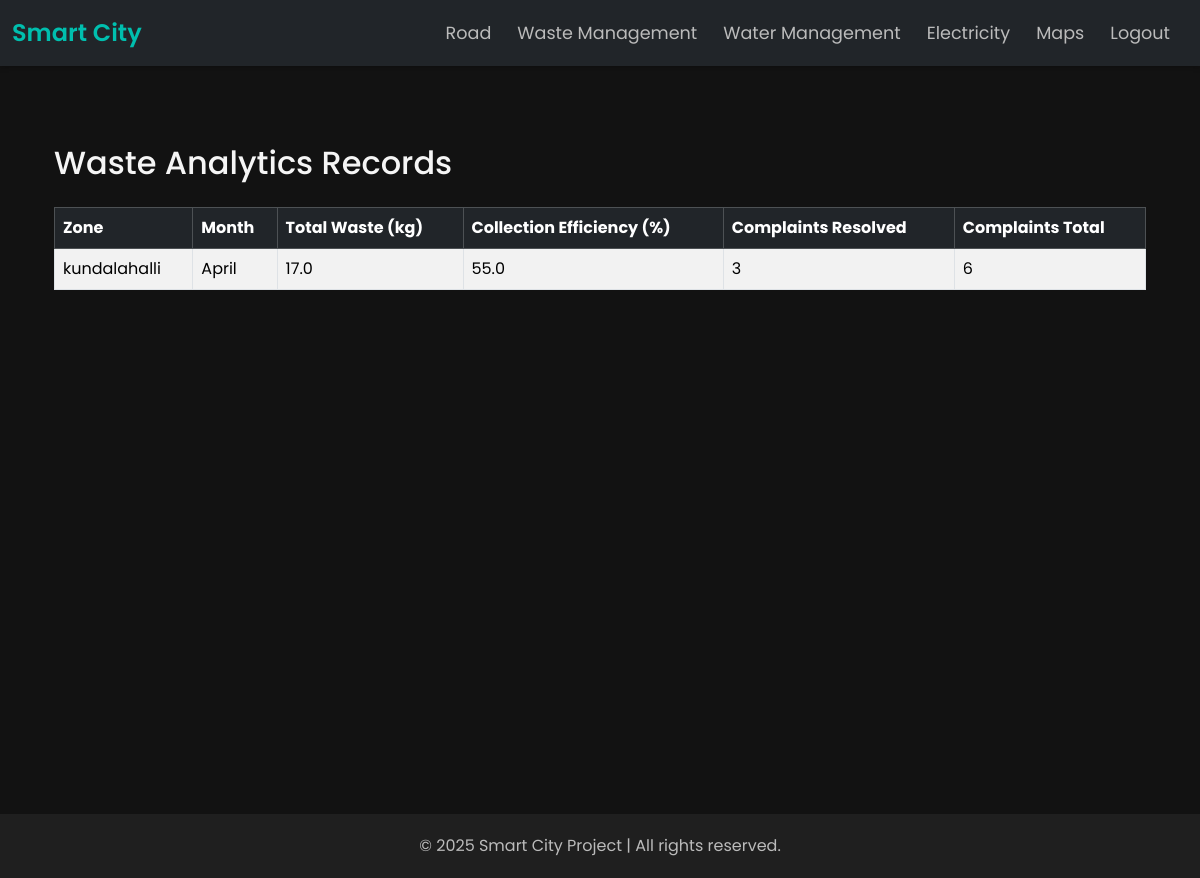
The page /waste_management/analytics/ on the database its author committed.
### waste_management/models.py (models this page shows, shortened)
class WasteAnalytics(models.Model):
    zone = models.CharField(max_length=100)
    month = models.CharField(max_length=20)  # e.g., "April 2025"
    total_waste_kg = models.FloatField()
    collection_efficiency = models.FloatField(help_text="Percentage of scheduled bins collected")
    complaints_resolved = models.IntegerField()
    complaints_total = models.IntegerField()

### waste_management/views.py (the view)
# urls.py: path('analytics/', views.waste_analytics_list, name='waste_analytics_list'),
def waste_analytics_list(request):
    analytics = WasteAnalytics.objects.all()
    return render(request, 'waste_management/waste_analytics_list.html', {'analytics': analytics})

### waste_management/templates/waste_management/waste_analytics_list.html (shortened to what this page needs)
{% extends 'base_generic.html' %}
{% block content %}
<div class="container py-4">
    <h2 class="mb-4">Waste Analytics Records</h2>
    <table class="table table-bordered table-striped">
        <thead class="table-dark">
            <tr>
                <th>Zone</th>
                <th>Month</th>
                <th>Total Waste (kg)</th>
                <th>Collection Efficiency (%)</th>
                <th>Complaints Resolved</th>
                <th>Complaints Total</th>
            </tr>
        </thead>
        <tbody>
            {% for record in analytics %}
                <tr>
                    <td>{{ record.zone }}</td>
                    <td>{{ record.month }}</td>
                    <td>{{ record.total_waste_kg }}</td>
                    <td>{{ record.collection_efficiency }}</td>
                    <td>{{ record.complaints_resolved }}</td>
                    <td>{{ record.complaints_total }}</td>
                </tr>
            {% empty %}
                <tr><td colspan="7" class="text-center">No records found.</td></tr>
            {% endfor %}
        </tbody>
    </table>
</div>
{% endblock %}

### templates/base_generic.html (style rules this page uses)
body { background-color: #121212; font-family: 'Poppins', sans-serif; color: #f5f5f5; margin: 0; }
.container { min-height: 80vh; padding-top: 30px; padding-bottom: 30px; }
.navbar, .container, .footer { animation: fadeIn 0.8s ease-out; }

### rows shown on the page
WasteAnalytics: zone "kundalahalli", month "April", total_waste_kg "17.0", collection_efficiency "55.0", complaints_resolved "3", complaints_total "6"
